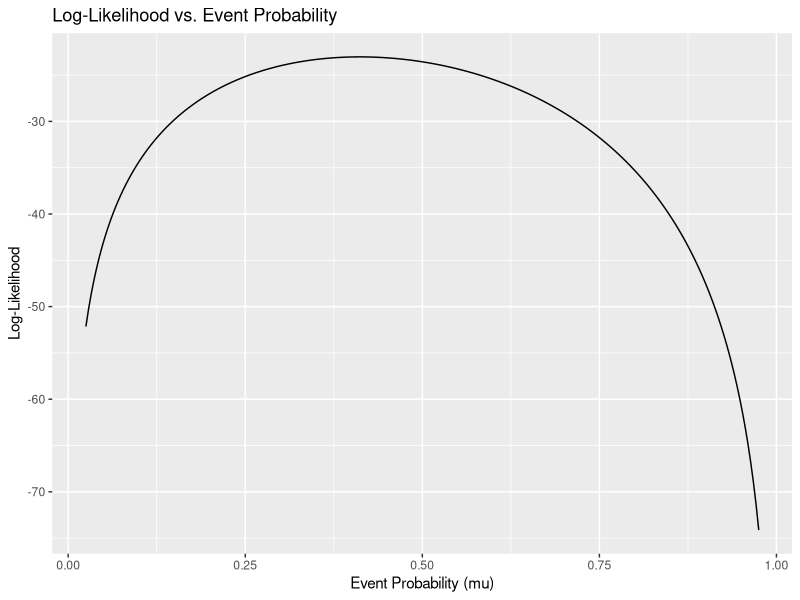
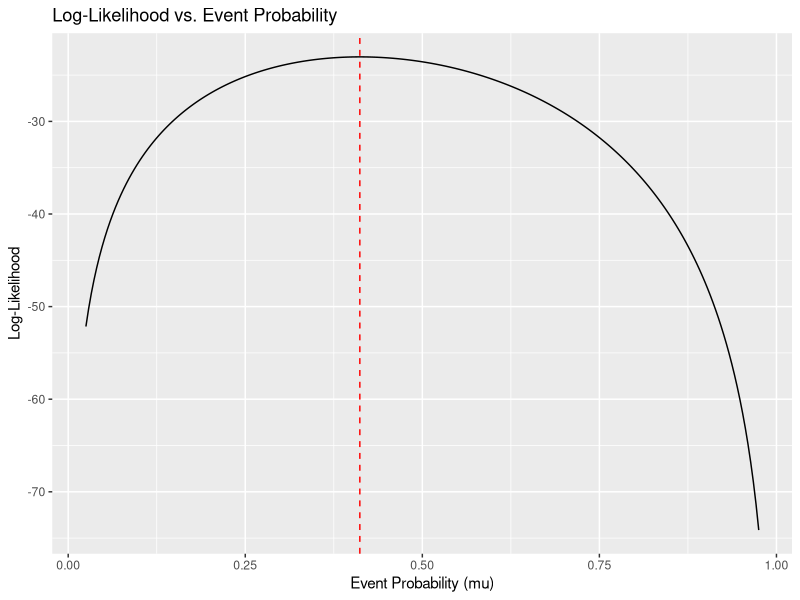
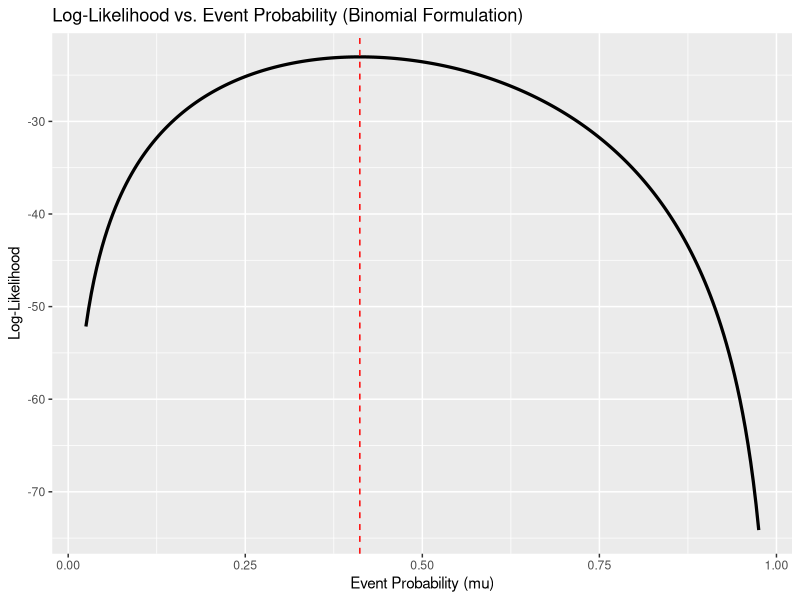
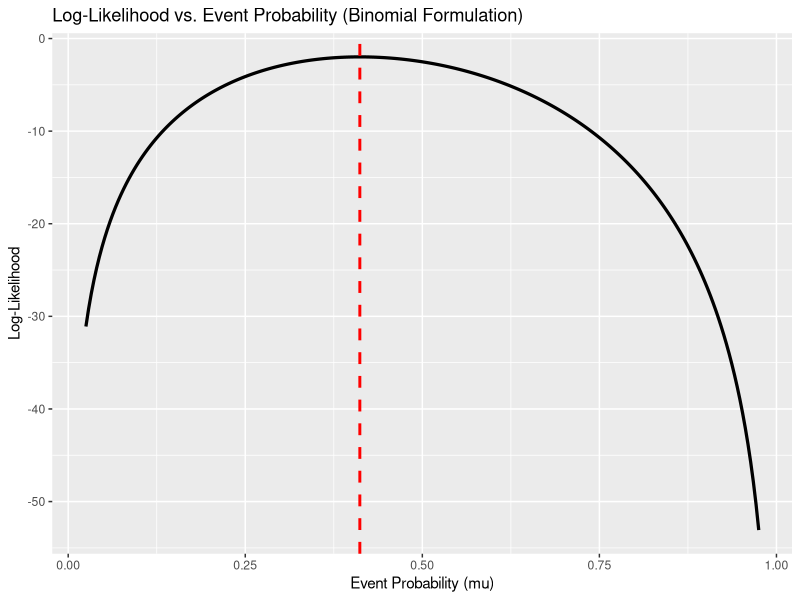
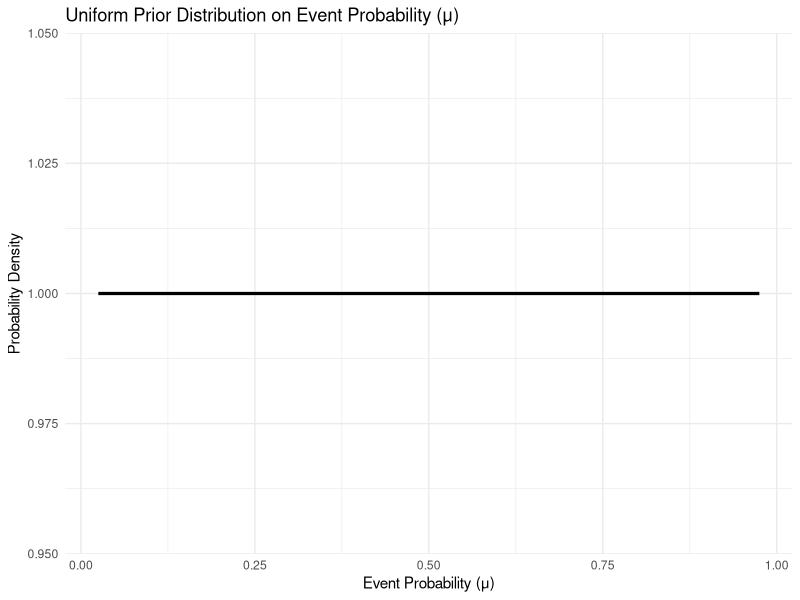
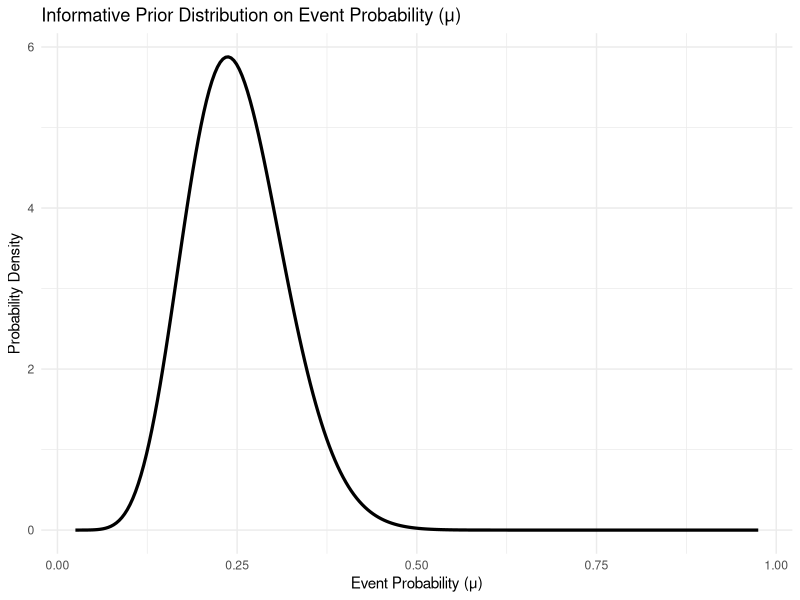
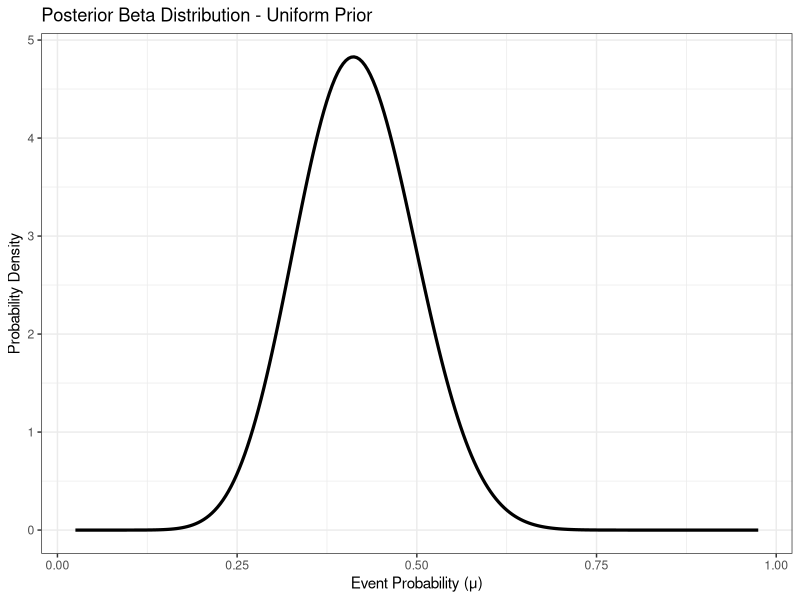
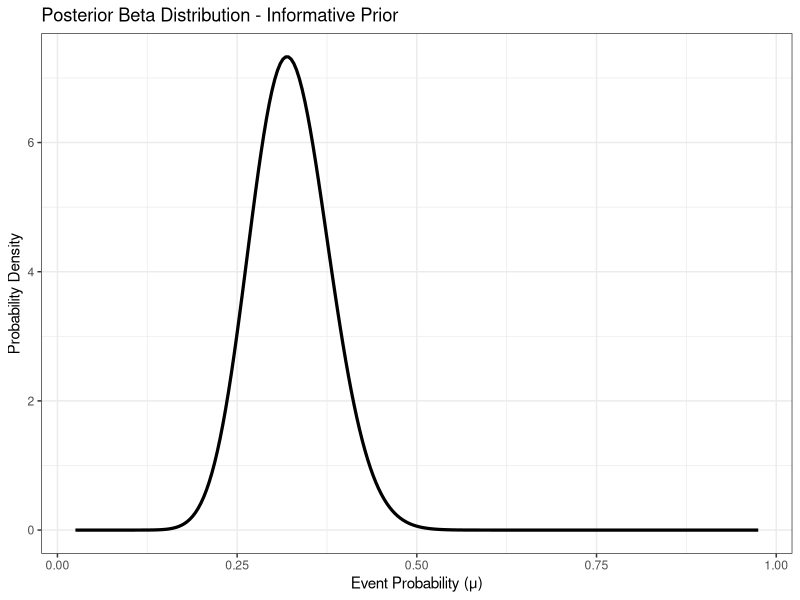

Recreate these plots in R, in order.
## ---- chunk 1
knitr::opts_chunk$set(echo = TRUE)
## ---- chunk 2
library(tidyverse)
## ---- chunk 3
x <- c(0, 0, 0, 0,
       0, 1, 1, 0,
       1, 0, 0, 0,
       0, 1, 1, 0, 1,
       1, 0, 0, 1,
       0, 0, 1, 0,
       1, 1, 1, 0, 0,
       0, 0, 1, 1)
## ---- chunk 4
mean( x )
## ---- chunk 5
sum(x)/length(x)
## ---- chunk 6
log_bernoulli_pmf <- function(xobs, prob)
{
   log_pmf <- xobs * log(prob) + (1 - xobs) * log(1 - prob)
   return(log_pmf)
}


## ---- chunk 7

result_1 <- log_bernoulli_pmf(x[1], 0.25)
result_1

result_2 <- log_bernoulli_pmf(x[2], 0.25)
result_2

result_3 <- log_bernoulli_pmf(x[3], 0.25)
result_3

result_4 <- log_bernoulli_pmf(x[4], 0.25)
result_4

result_5 <- log_bernoulli_pmf(x[5], 0.25)
result_5



## ---- chunk 8

result_multiple <- log_bernoulli_pmf(x[1:5], 0.25)
result_multiple

length(result_multiple)

## ---- chunk 9

complete_log_likelihood <- sum(log_bernoulli_pmf(x, 0.25))
complete_log_likelihood

## ---- chunk 10
mu_grid <- seq(0.025, 0.975, length.out = 251)
## ---- chunk 11
for( n in 1:4 ){
  print( n )
}
## ---- chunk 12
example_vector <- rep( as.numeric(NA), 10 )

example_vector %>% class()
## ---- chunk 13
example_vector
## ---- chunk 14
seq_along(example_vector)
## ---- chunk 15
for( n in seq_along(example_vector) ){
  example_vector[n] <- n ^ 2
}
## ---- chunk 16
example_vector
## ---- chunk 17
(1:10)^2
## ---- chunk 18
log_lik_xa <- numeric(length(mu_grid))

for (i in seq_along(mu_grid)) {
  log_lik_xa[i] <- sum(log_bernoulli_pmf(x, mu_grid[i]))
}


## ---- chunk 19
xa_results <- tibble::tibble(
  mu = mu_grid,
  log_lik = log_lik_xa
)
## ---- chunk 20

plot_data <- data.frame(mu = mu_grid, log_likelihood = log_lik_xa)

ggplot(plot_data, aes(x = mu, y = log_likelihood)) +
  geom_line() +
  labs(title = "Log-Likelihood vs. Event Probability",
       x = "Event Probability (mu)",
       y = "Log-Likelihood")


## ---- chunk 21

mle <- mean(x)

ggplot(plot_data, aes(x = mu, y = log_likelihood)) +
  geom_line() +
  geom_vline(xintercept = mle, linetype = "dashed", color = "red") +
  labs(title = "Log-Likelihood vs. Event Probability",
       x = "Event Probability (mu)",
       y = "Log-Likelihood")


## ---- chunk 22
player_hits <- sum(x)
player_atbats <- length(x)
## ---- chunk 23
tibble::tibble(
  mu = mu_grid
) %>% 
  mutate(log_lik = player_hits * log(mu) + (player_atbats - player_hits) * log(1 - mu)) %>% 
  ggplot(mapping = aes(x = mu, y = log_lik)) +
  geom_line(size = 1.1) +
  geom_vline(xintercept = player_hits / player_atbats,
             color = 'red', linetype = 'dashed') +
  labs(title = "Log-Likelihood vs. Event Probability (Binomial Formulation)",
       x = "Event Probability (mu)",
       y = "Log-Likelihood")

## ---- chunk 24
tibble::tibble(
  mu = mu_grid
) %>% 
  mutate(log_lik = dbinom(player_hits, size = player_atbats, prob = mu, log = TRUE)) %>%
  ggplot(mapping = aes(x = mu, y = log_lik)) +
  geom_line(size = 1.1) +
  geom_vline(xintercept = player_hits / player_atbats,
             color = 'red', linetype = 'dashed', size = 1.) +
  labs(title = "Log-Likelihood vs. Event Probability (Binomial Formulation)",
       x = "Event Probability (mu)",
       y = "Log-Likelihood")

## ---- chunk 25
a_uniform <- 1
b_uniform <- 1

a_inform <- 10
b_inform <- 30
## ---- chunk 26
a_uniform + b_uniform
a_inform + b_inform
## ---- chunk 27
a_uniform / (a_uniform + b_uniform)
a_inform / (a_inform + b_inform)
## ---- chunk 28
tibble::tibble(
  mu = mu_grid
) %>% 
  mutate(beta_pdf = dbeta(mu, shape1 = a_uniform, shape2 = b_uniform)) %>%
  ggplot(aes(x = mu, y = beta_pdf)) +
  geom_line(size = 1.1) +
  labs(title = "Uniform Prior Distribution on Event Probability (μ)",
       x = "Event Probability (μ)",
       y = "Probability Density") +
  theme_minimal()

## ---- chunk 29
tibble::tibble(
  mu = mu_grid
) %>% 
  mutate(beta_pdf = dbeta(mu, shape1 = a_inform, shape2 = b_inform)) %>%
  ggplot(aes(x = mu, y = beta_pdf)) +
  geom_line(size = 1.1) +
  labs(title = "Informative Prior Distribution on Event Probability (μ)",
       x = "Event Probability (μ)",
       y = "Probability Density") +
  theme_minimal()

## ---- chunk 30
posterior <- tibble::tibble(
  a = c(a_uniform, a_inform),
  b = c(b_uniform, b_inform),
  prior_type = c("uniform", "inform")
) %>% 
  mutate(m = player_hits,
         N = player_atbats) %>% 
  mutate(a_new = a + m,
         b_new = b + (N - m))
posterior 

## ---- chunk 31

posterior <- posterior %>%
  mutate(posterior_mean = a_new / (a_new + b_new),
         posterior_mode = (a_new - 1) / (a_new + b_new - 2),
         posterior_5th = qbeta(0.05, a_new, b_new),
         posterior_95th = qbeta(0.95, a_new, b_new))

posterior %>%
  select(prior_type, posterior_mean, posterior_mode, posterior_5th, posterior_95th)


## ---- chunk 32

posterior_uniform <- posterior %>% filter(prior_type == "uniform")

tibble::tibble(
  mu = mu_grid
) %>% 
  mutate(beta_pdf = dbeta(mu, posterior_uniform$a_new, posterior_uniform$b_new)) %>%
  ggplot(mapping = aes(x = mu, y = beta_pdf)) +
  geom_line(size = 1.1) +
  ggtitle("Posterior Beta Distribution - Uniform Prior") +
  xlab("Event Probability (μ)") +
  ylab("Probability Density") +
  theme_bw()

## ---- chunk 33

posterior_informative <- posterior %>% filter(prior_type == "inform")

tibble::tibble(
  mu = mu_grid
) %>% 
  mutate(beta_pdf = dbeta(mu, posterior_informative$a_new, posterior_informative$b_new)) %>%
  ggplot(mapping = aes(x = mu, y = beta_pdf)) +
  geom_line(size = 1.1) +
  ggtitle("Posterior Beta Distribution - Informative Prior") +
  xlab("Event Probability (μ)") +
  ylab("Probability Density") +
  theme_bw()

## ---- chunk 34
season_hits <- 62

season_atbats <- 284
## ---- chunk 35
season_outcome <- tibble::tibble(
  a = c(a_uniform, a_inform),
  b = c(b_uniform, b_inform),
  prior_type = c("uniform", "inform")
) %>% 
  mutate(m = season_hits,
         N = season_atbats) %>% 
  mutate(a_new = a + m,
         b_new = b + (N - m))
season_outcome
## ---- chunk 36

season_outcome <- season_outcome %>% 
  mutate(
    post_mean = a_new / (a_new + b_new),
    post_mode = (a_new - 1) / (a_new + b_new - 2),
    post_q05 = qbeta(0.05, a_new, b_new),
    post_q95 = qbeta(0.95, a_new, b_new)
  ) %>% 
  select(prior_type, post_mean, post_mode, post_q05, post_q95)


season_outcome

## ---- chunk 37
tibble::tibble(
  mu = mu_grid
) %>% 
  mutate(
    beta_pdf = dbeta(mu, shape1 = 63, shape2 = 223)
  ) %>% 
  ggplot(mapping = aes(x = mu, y = beta_pdf)) +
  geom_line(size = 1.1) +
  labs(title = "Posterior Beta Distribution (Informative Prior)",
       x = "Event Probability (μ)",
       y = "Density") +
  theme_bw()



## ---- chunk 38
tibble::tibble(
  mu = mu_grid
) %>% 
  mutate(
    beta_pdf = dbeta(mu, shape1 = 72, shape2 = 252)
  ) %>% 
  ggplot(mapping = aes(x = mu, y = beta_pdf)) +
  geom_line(size = 1.1) +
  labs(title = "Posterior Beta Distribution (Informative Prior)",
       x = "Event Probability (μ)",
       y = "Density") +
  theme_bw()


